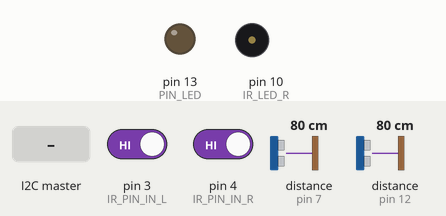
Simulated run of this sketch. Board: Arduino Uno, built with avr-gcc and run on an emulated ATmega328P. Shown: output pins drawn as LEDs (lit = HIGH), buzzer (waves = sounding). Wiring (inferred from the names in the program): range finder with pulse-width output: data pin 7; ultrasonic range finder: trigger pin 8; echo pin 12. The inputs (shaded band) are chosen by the test bench; at power-on: pin 3 (IR_PIN_IN_L) HIGH, pin 4 (IR_PIN_IN_R) HIGH, distance to the obstacle (sensors on pin 7, pin 12) 80 cm. The echo pulse lasts 58.3 µs per cm; pins used as bus, display or sensor lines are not drawn.

Above: at 1.2 s.
1.3 s: the I2C master sends the byte 1
At 1.8 s:
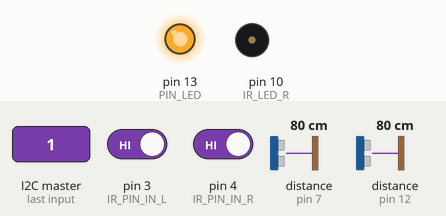
4.3 s: the I2C master sends the byte 1
At 4.7 s:
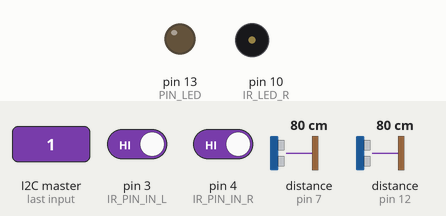
Timing chart, 0 to 13.3 s (numbered marks = the images above; inputs shaded):
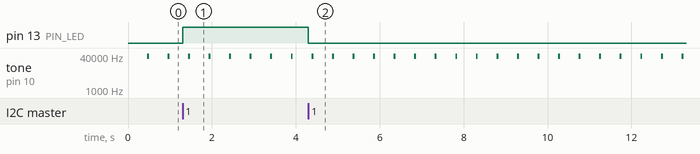

The sketch:

ArdUno.ino
```cpp
#include <Wire.h>

#define SLAVE_ADDRESS 0x04
#define DELAY_LOOP 20

int retVal = 0;
int cmdVal = 0;

// For CMD_TOGGLE_LED = 1
#define PIN_LED 13
int LEDstate = 0;

// For CMD_READ_TEMP = 2
double temp;

// For CMD_GET_DIST_1 = 3
// MaxSonar EZ1
#define PIN_SONAR1 7
//int pw_pin=7;
int arraysize = 9;
int array[] = { 0, 0, 0, 0, 0, 0, 0, 0, 0};
long inch;
int exact_cm_value;

// For CMD_GET_DIST_2 = 4
// HC-SR04
#define PIN_TRIG 8
#define PIN_ECHO 12
long dist2;

// For IR-lights and sensors = 5 and 6
#define IR_LED_L 9 // --> 220 Ohm (red-red-brown) --> long pin on LED
#define IR_LED_R 10 // --> 220 Ohm (red-red-brown) --> long pin on LED
#define IR_PIN_IN_L 3 // Digital read
#define IR_PIN_IN_R 4 // Digital read
#define IR_FREQ 38500  // IR frequency
#define IR_PULSE 20 // IR light pulse length, at least 15 msec, pref. 20 msec
int IRinpL;
int IRinpR;

void setup(){
   pinMode(PIN_LED, OUTPUT);
   pinMode(PIN_SONAR1, INPUT);
   pinMode(PIN_TRIG, OUTPUT);
   pinMode(PIN_ECHO, INPUT);
   pinMode(IR_LED_L, OUTPUT);
   pinMode(IR_LED_R, OUTPUT);
   pinMode(IR_PIN_IN_L, INPUT);
   pinMode(IR_PIN_IN_R, INPUT);

   // initialize i2c as slave
   Wire.begin(SLAVE_ADDRESS);

   // define callbacks for i2c communication
   Wire.onReceive(receiveData);
   Wire.onRequest(sendData);
}

void loop(){
   delay(DELAY_LOOP);
   GetTemp();
   GetDistance1();
   GetDistance2();
   GetIR();
}

// callback for received data
void receiveData(int byteCount){
   while(Wire.available()){
      cmdVal = Wire.read();
      if (cmdVal == 1){
         if (LEDstate == 0){
            digitalWrite(PIN_LED, HIGH); // set the LED on
            LEDstate = 1;
         } else{
            digitalWrite(PIN_LED, LOW); // set the LED off
            LEDstate = 0;
         }
         retVal = LEDstate;
      }

      if(cmdVal == 2){
         retVal = (int)temp;
      }

      if(cmdVal == 3){
         retVal = exact_cm_value;
      }

      if(cmdVal == 4){
         retVal = dist2;
      }

      if(cmdVal == 5){
         retVal = IRinpL;
      }

      if(cmdVal == 6){
         retVal = IRinpR;
      }
   }
}

// callback for sending data
void sendData(){
   Wire.write(retVal);
   retVal = 0;
}


void GetIR(void){
  // Left array
  tone(IR_LED_L, IR_FREQ, IR_PULSE);
  delay(2); //At least 2 msec, let the LED turn on
  IRinpL = digitalRead(IR_PIN_IN_L);

  delay(IR_PULSE); // Let the pulse in left die out before pulsing the right LED

  // Right array
  tone(IR_LED_R, IR_FREQ, IR_PULSE);
  delay(2); //At least 2 msec, let the LED turn on
  IRinpR = digitalRead(IR_PIN_IN_R);
}

// Get the internal temperature of the arduino
void GetTemp(void){
   unsigned int wADC;
   double t;
   ADMUX = (_BV(REFS1) | _BV(REFS0) | _BV(MUX3));
   ADCSRA |= _BV(ADEN); // enable the ADC
   delay(20); // wait for voltages to become stable.
   ADCSRA |= _BV(ADSC); // Start the ADC
   while (bit_is_set(ADCSRA,ADSC));
   wADC = ADCW;
   temp = (wADC - 324.31 ) / 1.22;
}

void GetDistance1(void){
  for(int i = 0; i < arraysize; i++){
    inch = pulseIn(PIN_SONAR1, HIGH);
    array[i] = inch/58;
    delay(10);
  }
  array_arrangment(array,arraysize);
  exact_cm_value= filter(array,arraysize);
}

void GetDistance2(void){
   long duration;
   digitalWrite(PIN_TRIG, LOW);
   delayMicroseconds(2);
   digitalWrite(PIN_TRIG, HIGH);
   delayMicroseconds(10);
   digitalWrite(PIN_TRIG, LOW);
   duration = pulseIn(PIN_ECHO, HIGH);
   dist2 = (duration/2) / 29.1;
}

// ==== Helper functions for GetDistance1 ========
void array_arrangment(int *a,int n){
  //  Author: Bill Gentles, Nov. 12, 2010)
  for (int i = 1; i < n; ++i){
    int j = a[i];
    int k;
    for (k = i - 1; (k >= 0) && (j < a[k]); k--){
      a[k + 1] = a[k];
    }
    a[k + 1] = j;
  }
}

int filter(int *a,int n){
  int i = 0;
  int count = 0;
  int maxCount = 0;
  int filter = 0;
  int median;
  int prevCount = 0;
  while(i<(n-1)){
    prevCount=count;
    count=0;
    while(a[i]==a[i+1]){
      count++;
      i++;
    }
    if(count>prevCount && count>maxCount){
      filter=a[i];
      maxCount=count;
      median=0;
    }
    if(count==0){
      i++;
    }
    if(count==maxCount){//If the dataset has 2 or more modes.
      median=1;
    }
    if(filter==0||median==1){//Return the median if there is no mode.
      filter=a[(n/2)];
    }
    return filter;
  }
}
```

Measured:
- after the input at 1.3 s, pin 13 (PIN_LED): LOW → HIGH at once
- after the input at 4.3 s, pin 13 (PIN_LED): HIGH → LOW at once
- by itself, tone on pin 10 (IR_LED_R): alternates 38500 Hz for 0.04 s and silent for 0.45 s
